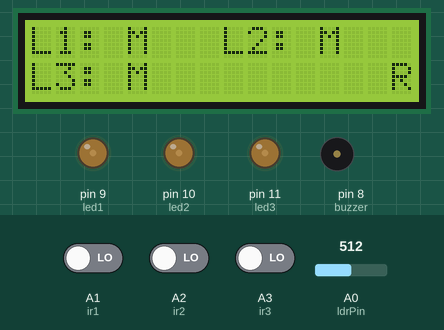
Simulated run of this sketch. Board: Arduino Mega 2560, built with avr-gcc and run on an emulated ATmega2560. On the bench: 16×2 character LCD, output pins drawn as LEDs (lit = HIGH), buzzer (waves = sounding, pin HIGH). Dashed ring = blinking. The test bench sets the inputs (shaded band); at power-on: A1 (ir1) LOW, A2 (ir2) LOW, A3 (ir3) LOW, A0 (ldrPin) = 512. WiFi joins after 1.5 s; servers stay silent unless stated; uploads are accepted with an empty reply; what the sketch prints to the serial monitor is not drawn.

Above: at 8.1 s.
8.2 s: A1 (ir1) driven HIGH
At 10.8 s:
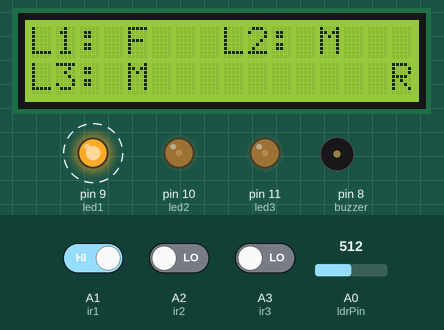
11.2 s: A2 (ir2) driven HIGH
At 13.9 s:
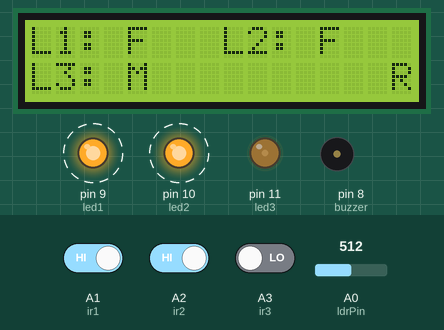
14.2 s: A3 (ir3) driven HIGH
At 16.4 s:
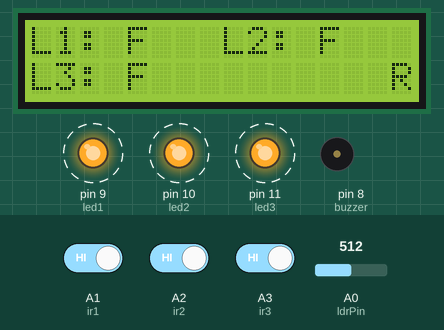
17.2 s: A0 (ldrPin) set to 485
At 18.0 s:
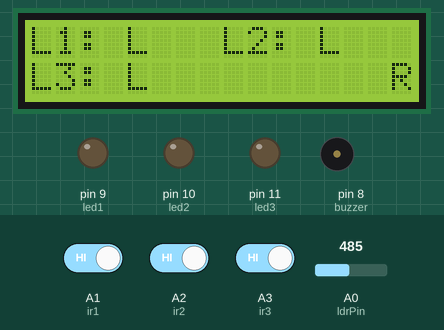
18.8 s: A0 (ldrPin) set to 510
At 19.1 s:
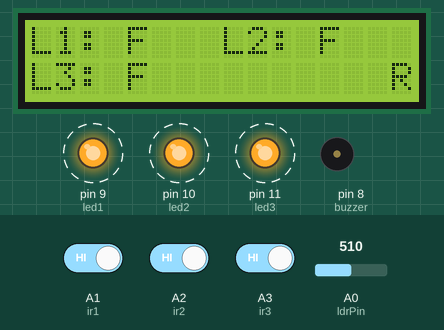
20.3 s: A1 (ir1) driven LOW
At 23.8 s:
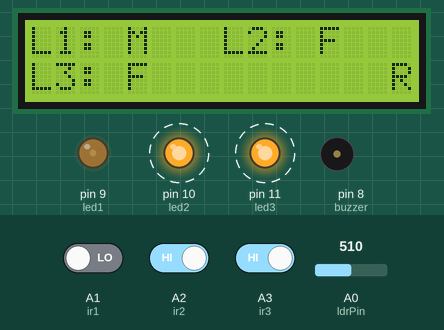
Timing chart, 0 to 24.3 s (numbered marks = the images above; inputs shaded):
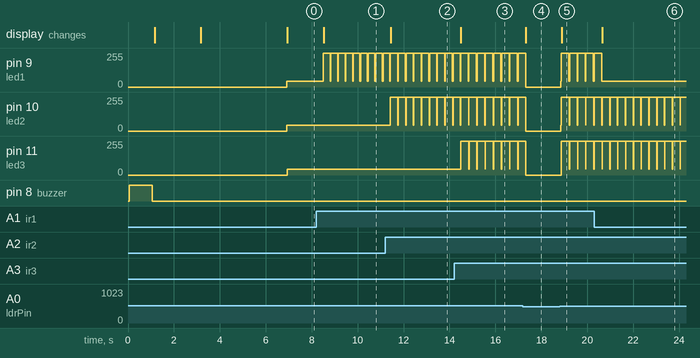

The sketch:

street_light_monitor_with_auto_power_aurora.ino
```cpp
#include "WiFiEsp.h"
#include<String.h>
#ifndef HAVE_HWSERIAL1
#include "SoftwareSerial.h"
SoftwareSerial Serial1(12, 13); // RX, TX
#endif
//char ssid[] = "AMBEST Technologies";            // your network SSID (name)
//char pass[] = "AmBeSt@@321";        // your network password

char ssid[] = "project12";            // your network SSID (name)
char pass[] = "project123456";        // your network password

int status = WL_IDLE_STATUS;     // the Wifi radio's status

char server[] = "projectsiot.xyz";
char server1[] = "sms.scubedigi.com";

String A = "GET /IoTProjects/LightPower/upload.php?a=";
String Z = " HTTP/1.1";
String msg = "GET /api.php?username=Mydreamacd&password=Mydre@m123&to=";
// "GET /api.php?username=Mydreamacd&password=Mydre@m123&to=9652490222&from=MYDREM&message=WELCOME%20MESSAGE HTTP/1.1"
String iot = "\0";
String bulk = "\0";
WiFiEspClient client;

#include<String.h>


#include <LiquidCrystal.h>

#define ldrPin A0
#define led1 9
#define led2 10
#define led3 11
#define buzzer 8

String light1 = "N";

String light2 = "N";
String light3 = "N";

#define ir1 A1
#define ir2 A2
#define ir3 A3

int ldr = 0;
int count1 = 0;                                          // count = 0
char input[12];
int t = 0;
float spd = 0;

void beep ()
{
  digitalWrite(buzzer,HIGH);
  delay(1000);
  digitalWrite(buzzer,LOW);
  delay(100);
}


LiquidCrystal lcd (2,3,4,5,6,7);


void setup() {
  // put your setup code here, to run once:
  Serial.begin(9600);
  Serial.println("power up");
  lcd.begin(16,2);
  pinMode(buzzer,OUTPUT);
  pinMode(led1,OUTPUT);
  pinMode(led2,OUTPUT);
  pinMode(led3,OUTPUT);
  pinMode(ldrPin,INPUT);
  pinMode(ir1,INPUT);
  pinMode(ir2,INPUT);
  pinMode(ir3,INPUT);

beep ();

     lcd.clear();
   lcd.setCursor(0,0);
   lcd.print("STREET LIGHT ");
     lcd.setCursor(0,1);
   lcd.print("MONITORIG SYSTEM");
   delay(2000);
     lcd.clear();
   lcd.setCursor(0,0);
   lcd.print("WITH AUTO POWER");
     lcd.setCursor(0,1);
   lcd.print("SAVING USING LDR");
   delay(2000);


  // initialize serial for ESP module
  Serial1.begin(9600);
  // initialize ESP module
  WiFi.init(&Serial1);

  // check for the presence of the shield
  if (WiFi.status() == WL_NO_SHIELD) {
    Serial.println(F("WiFi shield not present"));
    // don't continue
    while (true);
  }

  // attempt to connect to WiFi network
  while ( status != WL_CONNECTED) {
    Serial.print(F("Attempting to connect to WPA SSID: "));
    Serial.println(ssid);
    // Connect to WPA/WPA2 network
    status = WiFi.begin(ssid, pass);
  }

  // you're connected now, so print out the data
  Serial.println(F("You're connected to the network"));


    Serial.println(F("sending data ---1 "));
    Serial.println(F("Starting connection to server..."));
    // if you get a connection, report back via serial
    if (client.connect(server, 80)) {
      Serial.println(F("Connected to server"));
      // Make a HTTP request
      client.println("GET /IoTProjects/FootStepPower/footstep.php?a=U&b=0 HTTP/1.1");
      client.println("Host: projectsiot.xyz");
      client.println("Connection: close");
      client.println();
    }
    client.flush();
     client.stop();

Serial.println(F("PLEASE SHOW CARD "));

}

void loop() {
  // put your main code here, to run repeatedly:
light1 = "L";
light2 = "L";
light3 = "L";

ldr = analogRead(ldrPin);
Serial.println("ldr ="+String(ldr));

if (ldr > 500)
{
  Serial.println("night mode");
  analogWrite(led1,45);
  delay(10);
  analogWrite(led2,45);
  delay(10);
  analogWrite(led3,45);
  delay(10);
  light1= "M";
  light2= "M";
  light3= "M";


if (digitalRead(ir1)==HIGH)
{
  Serial.println("ir-1 detected");
  digitalWrite(led1,HIGH);
  light1 = "F";
}
if (digitalRead(ir2)==HIGH)
{
  Serial.println("ir-1 detected");
  digitalWrite(led2,HIGH);
light2 = "F";
}

if (digitalRead(ir3)==HIGH)
{
  Serial.println("ir-3 detected");
  digitalWrite(led3,HIGH);
light3 = "F";
}


}
else
{
 Serial.println("day mode");
  digitalWrite(led1,LOW);
  digitalWrite(led2,LOW);
  digitalWrite(led3,LOW);
  light1 = "L";
light2 = "L";
light3 = "L";
}

lcdstring(0,0,"               ");
lcdstring(0,1,"               ");
lcdstring(0,0,"L1: "+String(light1));
lcdstring(8,0,"L2: "+String(light2));
lcdstring(0,1,"L3: "+String(light3));

iot = A + light1 + "&b=" + light2 + "&c=" + light3 + Z;
sndit ();

   }//loop
void lcdstring(int a, int b, String data)
{
  lcd.setCursor(a,b);
  lcd.print(data);
}
void sndit ()
{

  Serial.print(F("A = ")); Serial.println(iot);

  // if the server's disconnected, stop the client
  if (!client.connected()) {
    Serial.println(F("Disconnecting from server..."));
    client.stop();

    // do nothing forevermore
    //while (true);
  }
  client.stop();
  client.flush();

  for (int x = 0; x < 2; x++)
  {
    delay(1);
    Serial.println(x, DEC);
  }
  Serial.println(F("Starting connection to server..."));
  // if you get a connection, report back via serial
  if (client.connect(server, 80)) {
    Serial.println(F("Connected to server"));
    // Make a HTTP request


    client.println(iot);

    client.println("Host: projectsiot.xyz");
    client.println("Connection: close");
    client.println();
    iot = "\0";
  }

}
```

Measured:
- the behaviour switches between 501 and 500 on A0 (ldrPin) (found by bisection; images 3 and 4)
- after the input at 8.2 s, pin 9 (led1): alternates 255/255 for 0.29 s and 45/255 for 0.03 s, starting after 0.31 s; the display: changes after 0.32 s (image 1)
- after the input at 11.2 s, pin 10 (led2): alternates 255/255 for 0.32 s and 45/255 for 0.02 s, starting after 0.23 s; the display: changes after 0.24 s (image 2)
- after the input at 14.2 s, pin 11 (led3): alternates 255/255 for 0.35 s and 45/255 for 0.01 s, starting after 0.29 s; the display: changes after 0.30 s (image 3)
- after the input at 17.2 s, the display: changes after 0.12 s (image 4)
- after the input at 18.8 s, pin 9 (led1): alternates 255/255 for 0.33 s and 45/255 for 0.03 s, starting after 0.05 s; pin 10 (led2): alternates 255/255 for 0.34 s and 45/255 for 0.02 s, starting after 0.06 s; pin 11 (led3): alternates 255/255 for 0.35 s and 45/255 for 0.01 s, starting after 0.07 s; the display: changes after 0.08 s (image 5)
- after the input at 20.3 s, pin 9 (led1): goes on until 20.6 s, then stays 45/255; the display: changes after 0.36 s (image 6)
